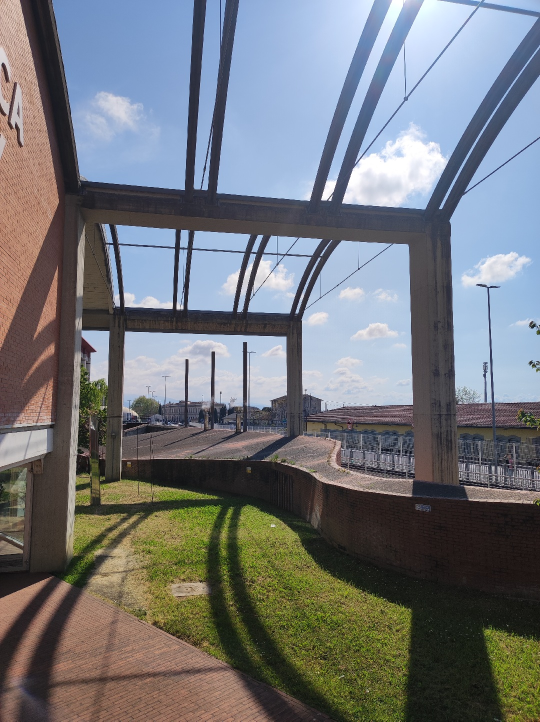
#> input picture input/library/IMG_20250410_104603.jpg, 1080 x 1443 px, given as the content of the folder ../input/libraryHD, which was not available (shown at 1/2 size)
$ python main.py
#> lines starting #> are read from the running program, lines starting #| are printed output that depends on the picture; after the words box and inside, x2 and y2 are one past the last pixel; in counts of white or black regions, pixels touching at a corner belong together; pictures that were not available may be replaced by others from this repository, and a replacement may not be noted
### src/utils.py
import cv2
import numpy as np
import matplotlib.pyplot as plt
import params
import glob

def loadImages():
    imagesPath = glob.glob(params.INPUT_PATH+"*.jpg")
    if not imagesPath:
        raise ValueError("There aren't images .jpg in path "+params.INPUT_PATH)
    rgbImages = []
    for imagePath in imagesPath:
        rgbImg = cv2.imread(imagePath)
        rgbImages.append(rgbImg)
    return rgbImages

def cylindricalProjection(img, FOV=params.FOV):
    height, width, _ = img.shape
    focalLength = width / (2 * np.tan(np.radians(FOV / 2)))

    x, y = np.meshgrid(np.arange(-width // 2, width // 2), np.arange(-height // 2, height // 2))

    cylinder_x = focalLength * np.arctan(x / focalLength)
    cylinder_y = focalLength * y / np.sqrt(x**2 + focalLength**2)

    # Map the cylindrical coordinates to the image size
    cylinder_x = np.round(cylinder_x + width // 2).astype(int)
    cylinder_y = np.round(cylinder_y + height // 2).astype(int)

    cylinder_proj = np.zeros_like(img)

    valid_pixels = (cylinder_x >= 0) & (cylinder_x < width) & (cylinder_y >= 0) & (cylinder_y < height)

    cylinder_proj[cylinder_y[valid_pixels], cylinder_x[valid_pixels]] = img[y[valid_pixels] + height // 2, x[valid_pixels] + width // 2]

    _, thresh = cv2.threshold(cv2.cvtColor(cylinder_proj, cv2.COLOR_BGR2GRAY), 1, 255, cv2.THRESH_BINARY)
    x, y, w, h = cv2.boundingRect(thresh)

    return cylinder_proj[y:y+h, x:x+w]

# [28 lines left out: functions paddingImages, plotMatchedPairs, not called in this run]

### src/stitch.py
import numpy as np
import cv2
import params
from params import RANSAC_K, RANSAC_THRESHOLD

# [170 lines left out: functions RANSAC, stitching, stitchingPar, pyramidBlendBlock, buildGaussianPyramid, buildLaplacianPyramid and 2 more, not called in this run]

def end2endAlign(img, shifts):
    sum_y, sum_x = np.sum(shifts, axis=0)
    y_shift = np.abs(sum_y)
    col_shift = None

    if sum_x*sum_y > 0:
        col_shift = np.linspace(y_shift, 0, num=img.shape[1], dtype=np.uint16)
    else:
        col_shift = np.linspace(0, y_shift, num=img.shape[1], dtype=np.uint16)

    aligned = img.copy()
    for x in range(img.shape[1]):
        aligned[:,x] = np.roll(img[:,x], col_shift[x], axis=0)

    return aligned


def crop(img):
    _, thresh = cv2.threshold(cv2.cvtColor(img, cv2.COLOR_BGR2GRAY), 1, 255, cv2.THRESH_BINARY)
    upper, lower = [-1, -1]
    black_pixel_num_threshold = img.shape[1]//100

    for y in range(thresh.shape[0]):
        if len(np.where(thresh[y] == 0)[0]) < black_pixel_num_threshold:
            upper = y
            break

    for y in range(thresh.shape[0]-1, 0, -1):
        if len(np.where(thresh[y] == 0)[0]) < black_pixel_num_threshold:
            lower = y
            break

    return img[upper:lower, :]

### src/main.py
import sys
import cv2
import math
import numpy as np
import multiprocessing as mp
import feature
import utils
import stitch
import params
import time
import cProfile
import pstats
import argparse

def sequentialStitching(ransacThreshold=params.RANSAC_THRESHOLD,
                      FOV=params.FOV, blendWindow=params.BLEND_WINDOW,
                      cutX=params.FEATURE_CUT_X_EDGE, cutY=params.FEATURE_CUT_Y_EDGE,
                      dimWindow=params.GAUSSIAN_WINDOW):
    images = utils.loadImages()

    cylinderImages = []
    for i in range(len(images)):
        cylinderImage = utils.cylindricalProjection(images[i])
        cylinderImages.append(cylinderImage)

    stitchedImg = cylinderImages[0].copy()

    shifts = [[0, 0]]
    cacheFeatures = [[], []]

    for i in range(1, len(cylinderImages)):
        img1 = cylinderImages[i-1]
        img2 = cylinderImages[i]

        descriptors1, position1 = cacheFeatures
        if len(descriptors1) == 0:
            corner1 = feature.harrisCornerDet(img1, dimWindow = dimWindow)
            descriptors1, position1 = feature.extractDescription(img1, corner1,
                                        kernel=params.DESCRIPTOR_SIZE, threshold=params.FEATURE_THRESHOLD)

        corner2 = feature.harrisCornerDet(img2, dimWindow = dimWindow)
        descriptors2, position2 = feature.extractDescription(img2, corner2,
                                    kernel=params.DESCRIPTOR_SIZE, threshold=params.FEATURE_THRESHOLD)

        cacheFeatures = [descriptors2, position2]

        matchedPairs = feature.matching(descriptors1, descriptors2, position1,
                            position2, yRange=params.MATCHING_Y_RANGE)

        if params.DEBUG: utils.plotMatchedPairs(img1, img2, matchedPairs, i)
        shift = stitch.RANSAC(matchedPairs, shifts[-1])
        shifts += [shift]

        stitchedImg = stitch.stitching(stitchedImg, img2, shift)
        if params.DEBUG: cv2.imwrite(params.OUTPUT_PATH+str(i) +'.jpg', stitchedImg)

    aligned = stitch.end2endAlign(stitchedImg, shifts)
    if params.DEBUG: cv2.imwrite(params.OUTPUT_PATH+'aligned_outputSeq.jpg', aligned)
    output = stitch.crop(aligned)
    cv2.imwrite(params.OUTPUT_PATH+"outputSeq"+str(FOV)+"fov_"+str(blendWindow)+"BW_"
                +str(cutX)+"cutX_"+str(cutY)+"cutY_"+str(dimWindow)+"GW.jpg", output)

# [107 lines left out: functions parallelStitching, printTimes, runParallel, testCores, not called in this run]

def seq():
    startCpu = time.process_time_ns()
    startTime = time.time()
    with cProfile.Profile() as profile:
       sequentialStitching()
#> in loadImages, rgbImg is the input picture: shape (1443, 1080, 3); mean B, G, R 121.6, 117.7, 114.8
#> in sequentialStitching, `images = utils.loadImages()`: images = 1 item
#> the loop in sequentialStitching, `for i in range(len(images)):` made 1 pass
#> (height in cylindricalProjection, width in cylindricalProjection, focalLength in cylindricalProjection, w in cylindricalProjection, h in cylindricalProjection) on pass 1: (1443, 1080, 935.3, 980, 1442)
#> pass 1, in cylindricalProjection, `cylinder_x = focalLength * np.arctan(x / focalLength)`:
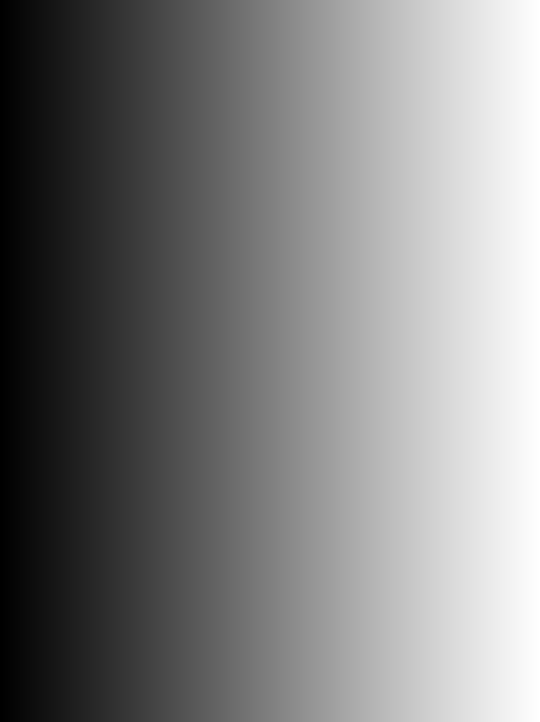
#> cylinder_x: shape (1443, 1080) float64 (shown at 1/2 size); min -489.7, max 489, mean -0.5; drawn with min black and max white
#> pass 1, in cylindricalProjection, `cylinder_y = focalLength * y / np.sqrt(x**2 + focalLength**2)`:
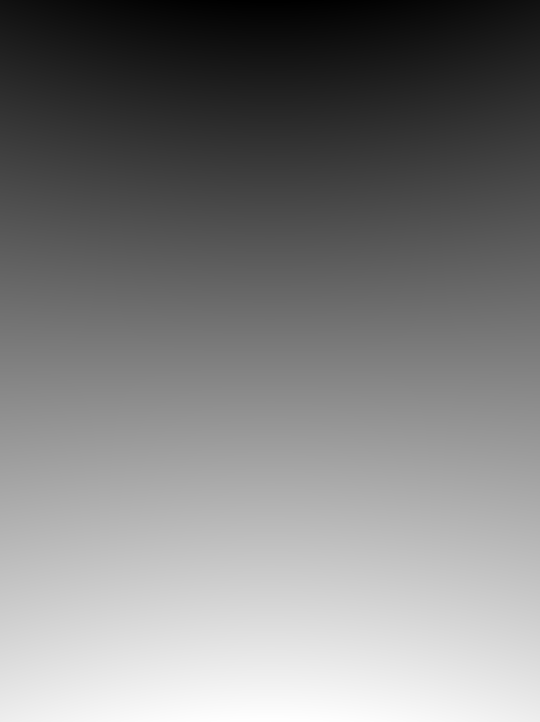
#> cylinder_y: shape (1443, 1080) float64 (shown at 1/2 size); min -722, max 720, mean -1; drawn with min black and max white
#> pass 1, in cylindricalProjection, `cylinder_y = np.round(cylinder_y + height // 2).astype(int)`:
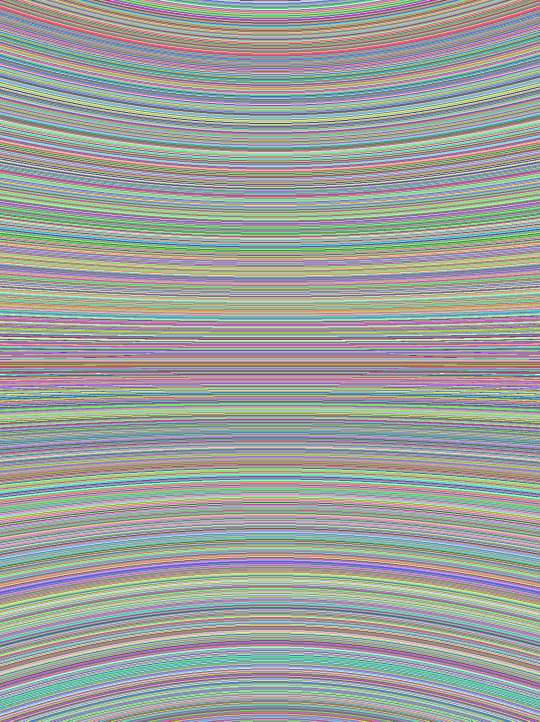
#> cylinder_y: shape (1443, 1080) int64 (shown at 1/2 size); 1443 distinct labels, from -1 to 1441; one colour per label, 0 black, -1 white
#> in sequentialStitching, `stitchedImg = cylinderImages[0].copy()`:
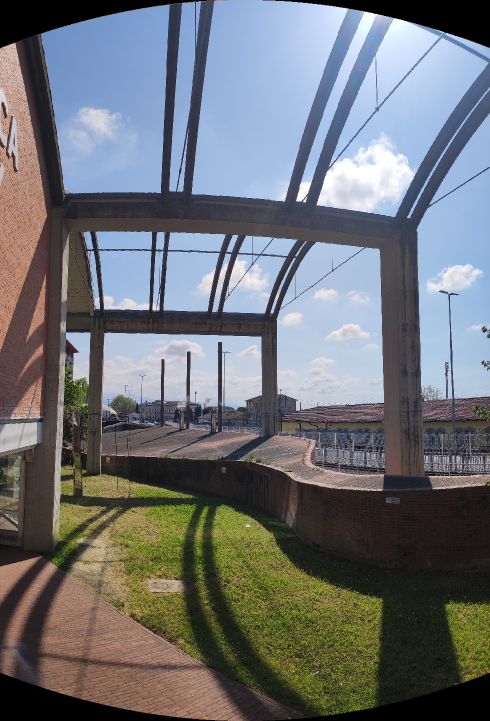
#> stitchedImg: shape (1442, 980, 3) (shown at 1/2 size); mean of channels 0, 1, 2 117.1, 113.4, 110.1; drawn as B, G, R
#> after the loop in sequentialStitching, `for i in range(1, len(cylinderImages)):`: shifts = [[0, 0]]
#> in end2endAlign, `sum_y, sum_x = np.sum(shifts, axis=0)`: sum_y = 0
#> in crop, `_, thresh = cv2.threshold(cv2.cvtColor(img, cv2.COLOR_BGR2GRAY), 1, 25..`:
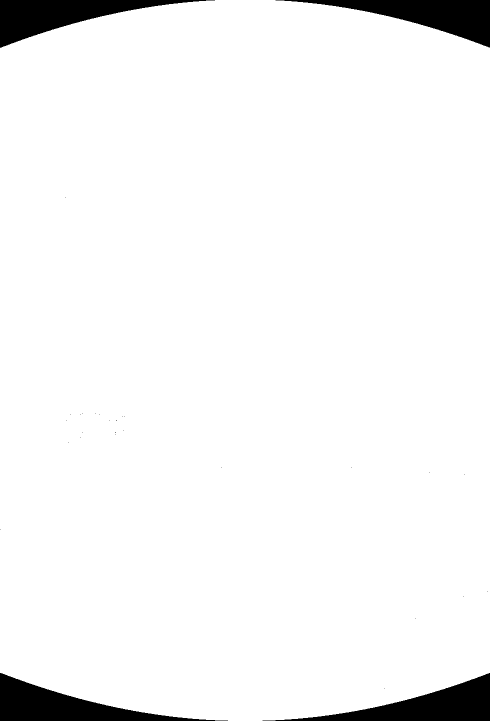
#> thresh: shape (1442, 980) (shown at 1/2 size); 95.6% white; 30 black regions (26 under 20 px), largest, box (x1, y1, x2, y2) and area: (0, 1346, 456, 1442) 15949, (525, 1346, 980, 1442) 15853, (0, 0, 430, 96) 15547, (551, 0, 980, 95) 15451
#> in crop, `return img[upper:lower, :]`:
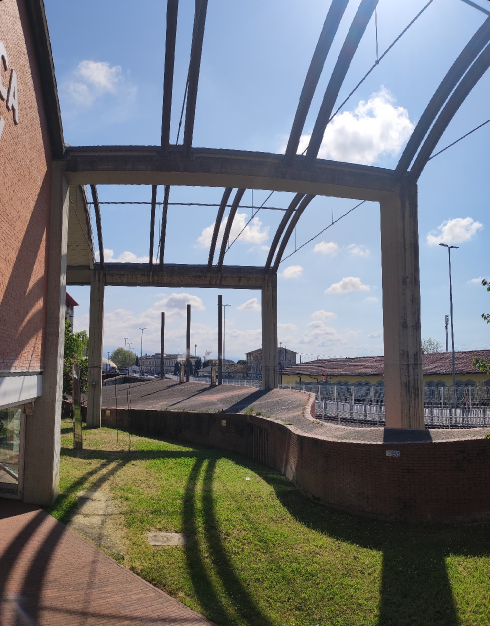
#> returned value: shape (1252, 980, 3) (shown at 1/2 size); mean of channels 0, 1, 2 121.6, 118.1, 114.7; drawn as B, G, R
    endTime = time.time()
    endCpu = time.process_time_ns()
    seqTimeCpu = endCpu - startCpu
    seqTime = endTime - startTime
    print("Process time (ns): "+str(seqTimeCpu))
    print("Total time (s): "+str(seqTime))

    results = pstats.Stats(profile)
    results.sort_stats(pstats.SortKey.TIME)
    results.print_stats(20)
    results.dump_stats("seqStitching.prof")

# [39 lines left out: functions par, testFov, testCutX, testCutY, testBlendWindow, testGaussianWindow, not called in this run]

if __name__ == '__main__':
    parser = argparse.ArgumentParser(
    description="Image stitching."
    )
    parser.add_argument("-testCores", help="Run multiple times the parallel version: with 2, 4, 6, 8 and 12 cores.")
    parser.add_argument("-par", help="Run only the parallel.")
    parser.add_argument("-ransacThreshold", help="Run parallel version varying RANSAC threshold.")
    parser.add_argument("-testFov", help="Run parallel version varying FOV.")
    parser.add_argument("-testBlendW", help="Run parallel version varying the blend window.")
    parser.add_argument("-testGaussianW", help="Run parallel version varying the Gaussian window.")
    parser.add_argument("-testCutX", help="Run parallel version varying feature cut X edge.")
    parser.add_argument("-testCutY", help="Run parallel version varying feature cut Y edge.")
    args = vars(parser.parse_args())
    if args["testCutX"]:
        testCutX()
    elif args["testCutY"]:
        testCutY()
    elif args["testBlendW"]:
        testBlendWindow()
    elif args["testGaussianW"]:
        testGaussianWindow()
    elif args["testFov"]:
        testFov()
    elif args["ransacThreshold"]:
        startTime = time.time()
        startCpu = time.process_time_ns()
        with cProfile.Profile() as profile:
            parallelStitching(params.CORES, ransacThreshold=int(args["ransacThreshold"]))
        endTime = time.time()
        endCpu = time.process_time_ns()
        results = pstats.Stats(profile)
        results.sort_stats(pstats.SortKey.TIME)
        results.print_stats(10)
        results.dump_stats("parStitching.prof")
        parTime = endTime - startTime
        parTimeCpu = endCpu - startCpu
        print(str(parTime)+ " - "+ str(parTimeCpu))
    elif args["par"]:
        par()
    elif args["testCores"]:
        testCores()
    else:
        seq()

$ run again, on input/library/IMG_20250410_104607.jpg
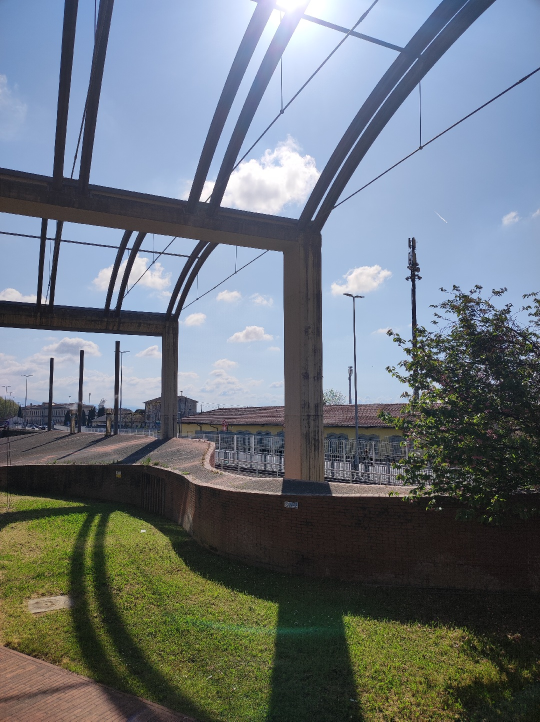
#> input picture input/library/IMG_20250410_104607.jpg, 1080 x 1443 px, given as the content of the folder ../input/libraryHD, which was not available (shown at 1/2 size)
#> in loadImages, rgbImg is the input picture: shape (1443, 1080, 3); mean B, G, R 122.3, 115.7, 107.6
#> images = 1 item
#> the loop in sequentialStitching, `for i in range(len(images)):` made 1 pass
#> (height in cylindricalProjection, width in cylindricalProjection, focalLength in cylindricalProjection, w in cylindricalProjection, h in cylindricalProjection) on pass 1: (1443, 1080, 935.3, 980, 1442)
#> in sequentialStitching, `stitchedImg = cylinderImages[0].copy()`:
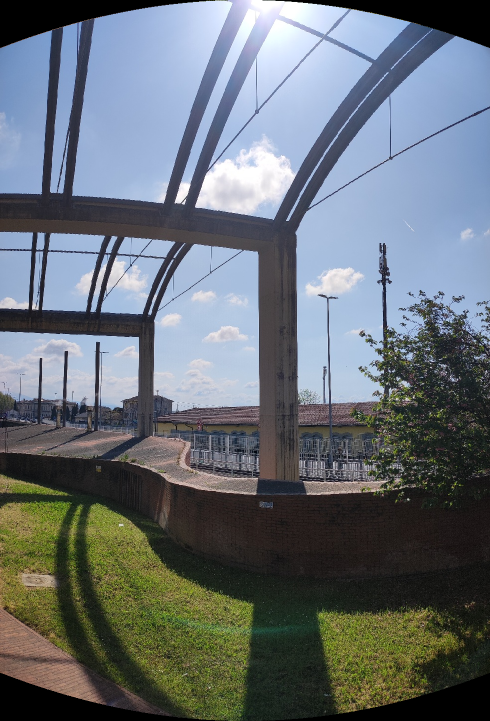
#> stitchedImg: shape (1442, 980, 3) (shown at 1/2 size); mean of channels 0, 1, 2 117.8, 111.6, 103.9; drawn as B, G, R
#> after the loop in sequentialStitching, `for i in range(1, len(cylinderImages)):`: shifts = [[0, 0]]
#> sum_y = 0
#> thresh: shape (1442, 980); 95.5% white; 122 black regions (118 under 20 px), largest, box (x1, y1, x2, y2) and area: (0, 1346, 456, 1442) 15949, (525, 1346, 980, 1442) 15854, (0, 0, 430, 96) 15547, (551, 0, 980, 95) 15451
#> in crop, `return img[upper:lower, :]`:
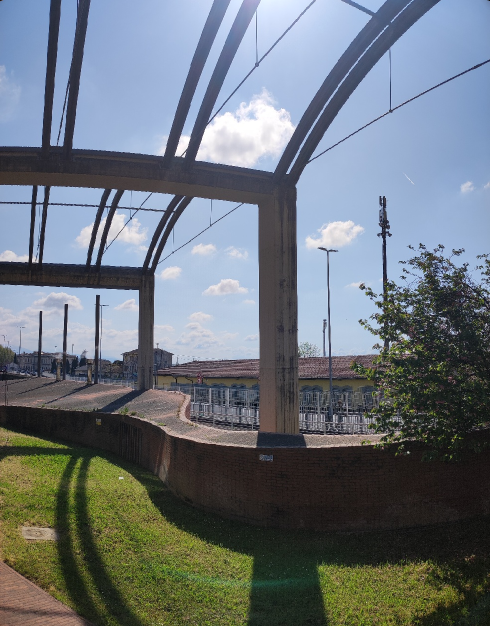
#> returned value: shape (1252, 980, 3) (shown at 1/2 size); mean of channels 0, 1, 2 122.7, 115.7, 107.7; drawn as B, G, R

$ run again, on input/library/IMG_20250410_104611.jpg
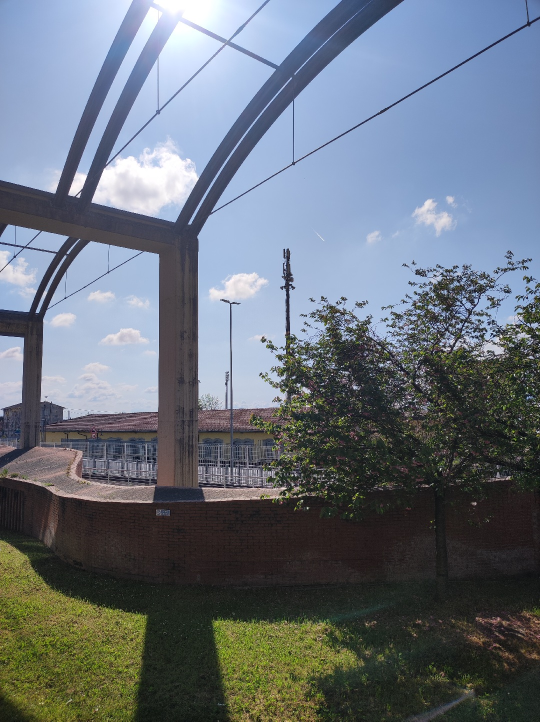
#> input picture input/library/IMG_20250410_104611.jpg, 1080 x 1443 px, given as the content of the folder ../input/libraryHD, which was not available (shown at 1/2 size)
#> in loadImages, rgbImg is the input picture: shape (1443, 1080, 3); mean B, G, R 123.3, 113.4, 105
#> images = 1 item
#> the loop in sequentialStitching, `for i in range(len(images)):` made 1 pass
#> (height in cylindricalProjection, width in cylindricalProjection, focalLength in cylindricalProjection, w in cylindricalProjection, h in cylindricalProjection) on pass 1: (1443, 1080, 935.3, 980, 1442)
#> in sequentialStitching, `stitchedImg = cylinderImages[0].copy()`:
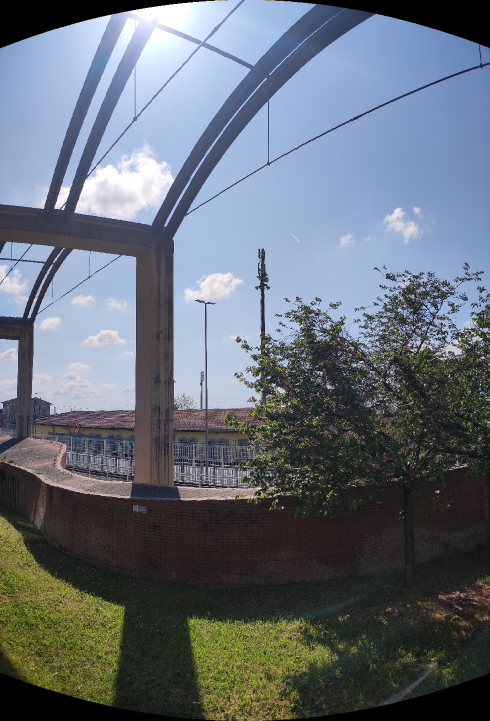
#> stitchedImg: shape (1442, 980, 3) (shown at 1/2 size); mean of channels 0, 1, 2 118.5, 109.1, 101; drawn as B, G, R
#> after the loop in sequentialStitching, `for i in range(1, len(cylinderImages)):`: shifts = [[0, 0]]
#> sum_y = 0
#> thresh: shape (1442, 980); 95.6% white; 40 black regions (36 under 20 px), largest, box (x1, y1, x2, y2) and area: (0, 1346, 456, 1442) 15949, (525, 1346, 980, 1442) 15853, (0, 0, 430, 96) 15547, (551, 0, 980, 95) 15451
#> in crop, `return img[upper:lower, :]`:
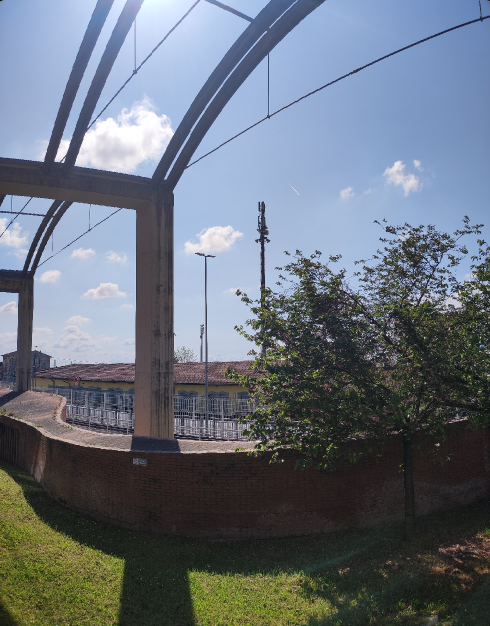
#> returned value: shape (1252, 980, 3) (shown at 1/2 size); mean of channels 0, 1, 2 124.1, 113.4, 105.2; drawn as B, G, R
